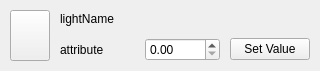
<?xml version="1.0" encoding="UTF-8"?>
<ui version="4.0">
 <class>widget_lightOptimizerItem</class>
 <widget class="QWidget" name="widget_lightOptimizerItem">
  <property name="geometry">
   <rect>
    <x>0</x>
    <y>0</y>
    <width>320</width>
    <height>71</height>
   </rect>
  </property>
  <property name="windowTitle">
   <string>Form</string>
  </property>
  <layout class="QHBoxLayout" name="horizontalLayout">
   <property name="spacing">
    <number>10</number>
   </property>
   <property name="leftMargin">
    <number>10</number>
   </property>
   <property name="topMargin">
    <number>10</number>
   </property>
   <property name="rightMargin">
    <number>10</number>
   </property>
   <property name="bottomMargin">
    <number>10</number>
   </property>
   <item>
    <widget class="QPushButton" name="pushButton_Icon">
     <property name="sizePolicy">
      <sizepolicy hsizetype="Preferred" vsizetype="Preferred">
       <horstretch>0</horstretch>
       <verstretch>0</verstretch>
      </sizepolicy>
     </property>
     <property name="minimumSize">
      <size>
       <width>40</width>
       <height>40</height>
      </size>
     </property>
     <property name="text">
      <string/>
     </property>
     <property name="iconSize">
      <size>
       <width>20</width>
       <height>20</height>
      </size>
     </property>
     <property name="shortcut">
      <string>Ctrl+S</string>
     </property>
    </widget>
   </item>
   <item>
    <layout class="QVBoxLayout" name="verticalLayout">
     <item>
      <widget class="QLabel" name="label_lightname">
       <property name="sizePolicy">
        <sizepolicy hsizetype="Expanding" vsizetype="Preferred">
         <horstretch>0</horstretch>
         <verstretch>0</verstretch>
        </sizepolicy>
       </property>
       <property name="text">
        <string>lightName</string>
       </property>
      </widget>
     </item>
     <item>
      <layout class="QHBoxLayout" name="horizontalLayout_2">
       <item>
        <widget class="QLabel" name="label_attribute">
         <property name="text">
          <string>attribute</string>
         </property>
        </widget>
       </item>
       <item>
        <widget class="QDoubleSpinBox" name="doubleSpinBox_attributeValue"/>
       </item>
       <item>
        <widget class="QPushButton" name="pushButton_setValue">
         <property name="text">
          <string>Set Value</string>
         </property>
        </widget>
       </item>
      </layout>
     </item>
    </layout>
   </item>
  </layout>
 </widget>
 <resources/>
 <connections/>
</ui>
